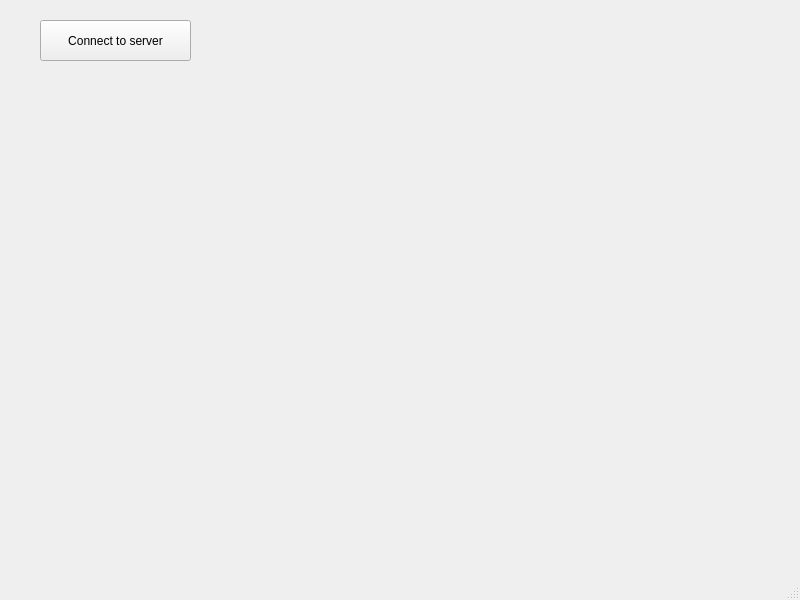
<?xml version="1.0" encoding="UTF-8"?>
<ui version="4.0">
 <class>MainWindow</class>
 <widget class="QMainWindow" name="MainWindow">
  <property name="geometry">
   <rect>
    <x>0</x>
    <y>0</y>
    <width>800</width>
    <height>600</height>
   </rect>
  </property>
  <property name="windowTitle">
   <string>MainWindow</string>
  </property>
  <widget class="QWidget" name="centralwidget">
   <widget class="QPushButton" name="pushButton">
    <property name="geometry">
     <rect>
      <x>40</x>
      <y>20</y>
      <width>151</width>
      <height>41</height>
     </rect>
    </property>
    <property name="text">
     <string>Connect to server</string>
    </property>
   </widget>
  </widget>
  <widget class="QMenuBar" name="menubar">
   <property name="geometry">
    <rect>
     <x>0</x>
     <y>0</y>
     <width>800</width>
     <height>24</height>
    </rect>
   </property>
  </widget>
  <widget class="QStatusBar" name="statusbar"/>
 </widget>
 <resources/>
 <connections/>
</ui>
